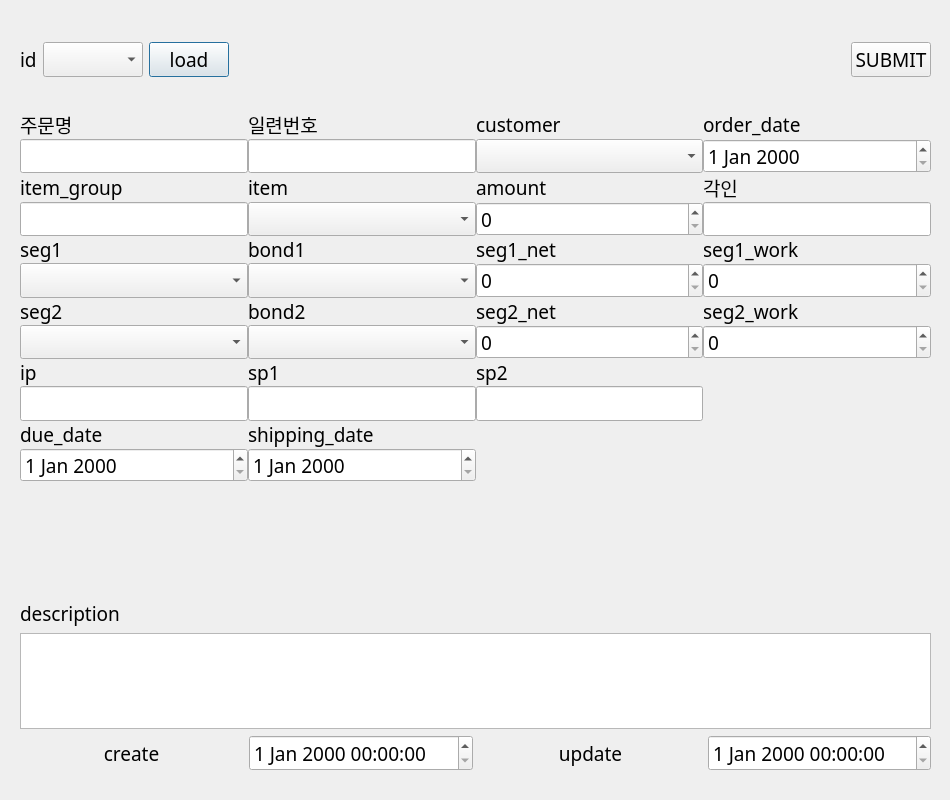
<?xml version="1.0" encoding="UTF-8"?>
<ui version="4.0">
 <class>Dialog</class>
 <widget class="QDialog" name="Dialog">
  <property name="enabled">
   <bool>true</bool>
  </property>
  <property name="geometry">
   <rect>
    <x>0</x>
    <y>0</y>
    <width>950</width>
    <height>800</height>
   </rect>
  </property>
  <property name="font">
   <font>
    <family>굴림</family>
    <pointsize>14</pointsize>
   </font>
  </property>
  <property name="windowTitle">
   <string>Dialog</string>
  </property>
  <widget class="QWidget" name="gridLayoutWidget">
   <property name="geometry">
    <rect>
     <x>20</x>
     <y>110</y>
     <width>911</width>
     <height>371</height>
    </rect>
   </property>
   <layout class="QGridLayout" name="gridLayout" columnstretch="1,1,1,1">
    <property name="spacing">
     <number>0</number>
    </property>
    <item row="0" column="3">
     <widget class="QLabel" name="label_30">
      <property name="text">
       <string>order_date</string>
      </property>
     </widget>
    </item>
    <item row="1" column="2">
     <widget class="QComboBox" name="customerComboBox">
      <property name="sizePolicy">
       <sizepolicy hsizetype="Preferred" vsizetype="Expanding">
        <horstretch>0</horstretch>
        <verstretch>0</verstretch>
       </sizepolicy>
      </property>
     </widget>
    </item>
    <item row="4" column="0">
     <widget class="QLineEdit" name="groupLineEdit">
      <property name="sizePolicy">
       <sizepolicy hsizetype="Expanding" vsizetype="Expanding">
        <horstretch>0</horstretch>
        <verstretch>0</verstretch>
       </sizepolicy>
      </property>
     </widget>
    </item>
    <item row="3" column="3">
     <widget class="QLabel" name="label_22">
      <property name="text">
       <string>각인</string>
      </property>
     </widget>
    </item>
    <item row="9" column="3">
     <widget class="QSpinBox" name="seg2_workSpinBox">
      <property name="sizePolicy">
       <sizepolicy hsizetype="Minimum" vsizetype="Expanding">
        <horstretch>0</horstretch>
        <verstretch>0</verstretch>
       </sizepolicy>
      </property>
      <property name="specialValueText">
       <string/>
      </property>
     </widget>
    </item>
    <item row="4" column="3">
     <widget class="QLineEdit" name="engraveLineEdit">
      <property name="sizePolicy">
       <sizepolicy hsizetype="Expanding" vsizetype="Expanding">
        <horstretch>0</horstretch>
        <verstretch>0</verstretch>
       </sizepolicy>
      </property>
     </widget>
    </item>
    <item row="9" column="0">
     <widget class="QComboBox" name="segment_2ComboBox">
      <property name="sizePolicy">
       <sizepolicy hsizetype="Preferred" vsizetype="Expanding">
        <horstretch>0</horstretch>
        <verstretch>0</verstretch>
       </sizepolicy>
      </property>
     </widget>
    </item>
    <item row="3" column="2">
     <widget class="QLabel" name="label_34">
      <property name="text">
       <string>amount</string>
      </property>
     </widget>
    </item>
    <item row="5" column="1">
     <widget class="QLabel" name="label_24">
      <property name="text">
       <string>bond1</string>
      </property>
     </widget>
    </item>
    <item row="0" column="1">
     <widget class="QLabel" name="label_27">
      <property name="text">
       <string>일련번호</string>
      </property>
     </widget>
    </item>
    <item row="2" column="0">
     <spacer name="verticalSpacer_2">
      <property name="orientation">
       <enum>Qt::Vertical</enum>
      </property>
      <property name="sizeHint" stdset="0">
       <size>
        <width>20</width>
        <height>40</height>
       </size>
      </property>
     </spacer>
    </item>
    <item row="3" column="0">
     <widget class="QLabel" name="label_20">
      <property name="text">
       <string>item_group</string>
      </property>
     </widget>
    </item>
    <item row="3" column="1">
     <widget class="QLabel" name="label_21">
      <property name="text">
       <string>item</string>
      </property>
     </widget>
    </item>
    <item row="7" column="0">
     <spacer name="verticalSpacer_4">
      <property name="orientation">
       <enum>Qt::Vertical</enum>
      </property>
      <property name="sizeHint" stdset="0">
       <size>
        <width>20</width>
        <height>40</height>
       </size>
      </property>
     </spacer>
    </item>
    <item row="6" column="1">
     <widget class="QComboBox" name="bond_1ComboBox">
      <property name="sizePolicy">
       <sizepolicy hsizetype="Preferred" vsizetype="Expanding">
        <horstretch>0</horstretch>
        <verstretch>0</verstretch>
       </sizepolicy>
      </property>
     </widget>
    </item>
    <item row="9" column="2">
     <widget class="QSpinBox" name="seg2_netSpinBox">
      <property name="sizePolicy">
       <sizepolicy hsizetype="Minimum" vsizetype="Expanding">
        <horstretch>0</horstretch>
        <verstretch>0</verstretch>
       </sizepolicy>
      </property>
      <property name="specialValueText">
       <string/>
      </property>
     </widget>
    </item>
    <item row="0" column="0">
     <widget class="QLabel" name="label_14">
      <property name="text">
       <string>주문명</string>
      </property>
     </widget>
    </item>
    <item row="5" column="0">
     <widget class="QLabel" name="label_23">
      <property name="text">
       <string>seg1</string>
      </property>
     </widget>
    </item>
    <item row="6" column="0">
     <widget class="QComboBox" name="segment_1ComboBox">
      <property name="sizePolicy">
       <sizepolicy hsizetype="Preferred" vsizetype="Expanding">
        <horstretch>0</horstretch>
        <verstretch>0</verstretch>
       </sizepolicy>
      </property>
     </widget>
    </item>
    <item row="6" column="2">
     <widget class="QSpinBox" name="seg1_netSpinBox">
      <property name="sizePolicy">
       <sizepolicy hsizetype="Minimum" vsizetype="Expanding">
        <horstretch>0</horstretch>
        <verstretch>0</verstretch>
       </sizepolicy>
      </property>
      <property name="specialValueText">
       <string/>
      </property>
     </widget>
    </item>
    <item row="8" column="3">
     <widget class="QLabel" name="label_38">
      <property name="text">
       <string>seg2_work</string>
      </property>
     </widget>
    </item>
    <item row="1" column="3">
     <widget class="QDateEdit" name="order_dateDateEdit">
      <property name="sizePolicy">
       <sizepolicy hsizetype="Minimum" vsizetype="Expanding">
        <horstretch>0</horstretch>
        <verstretch>0</verstretch>
       </sizepolicy>
      </property>
      <property name="specialValueText">
       <string/>
      </property>
     </widget>
    </item>
    <item row="0" column="2">
     <widget class="QLabel" name="label_18">
      <property name="text">
       <string>customer</string>
      </property>
     </widget>
    </item>
    <item row="5" column="2">
     <widget class="QLabel" name="label_25">
      <property name="text">
       <string>seg1_net</string>
      </property>
     </widget>
    </item>
    <item row="5" column="3">
     <widget class="QLabel" name="label_26">
      <property name="text">
       <string>seg1_work</string>
      </property>
     </widget>
    </item>
    <item row="8" column="1">
     <widget class="QLabel" name="label_36">
      <property name="text">
       <string>bond2</string>
      </property>
     </widget>
    </item>
    <item row="10" column="0">
     <spacer name="verticalSpacer_3">
      <property name="orientation">
       <enum>Qt::Vertical</enum>
      </property>
      <property name="sizeHint" stdset="0">
       <size>
        <width>20</width>
        <height>40</height>
       </size>
      </property>
     </spacer>
    </item>
    <item row="4" column="1">
     <widget class="QComboBox" name="itemComboBox">
      <property name="sizePolicy">
       <sizepolicy hsizetype="Preferred" vsizetype="Expanding">
        <horstretch>0</horstretch>
        <verstretch>0</verstretch>
       </sizepolicy>
      </property>
     </widget>
    </item>
    <item row="4" column="2">
     <widget class="QSpinBox" name="amountSpinBox">
      <property name="sizePolicy">
       <sizepolicy hsizetype="Minimum" vsizetype="Expanding">
        <horstretch>0</horstretch>
        <verstretch>0</verstretch>
       </sizepolicy>
      </property>
      <property name="specialValueText">
       <string/>
      </property>
     </widget>
    </item>
    <item row="1" column="1">
     <widget class="QLineEdit" name="codeLineEdit">
      <property name="sizePolicy">
       <sizepolicy hsizetype="Expanding" vsizetype="Expanding">
        <horstretch>0</horstretch>
        <verstretch>0</verstretch>
       </sizepolicy>
      </property>
     </widget>
    </item>
    <item row="9" column="1">
     <widget class="QComboBox" name="bond_2ComboBox">
      <property name="sizePolicy">
       <sizepolicy hsizetype="Preferred" vsizetype="Expanding">
        <horstretch>0</horstretch>
        <verstretch>0</verstretch>
       </sizepolicy>
      </property>
     </widget>
    </item>
    <item row="8" column="2">
     <widget class="QLabel" name="label_37">
      <property name="text">
       <string>seg2_net</string>
      </property>
     </widget>
    </item>
    <item row="6" column="3">
     <widget class="QSpinBox" name="seg1_workSpinBox">
      <property name="sizePolicy">
       <sizepolicy hsizetype="Minimum" vsizetype="Expanding">
        <horstretch>0</horstretch>
        <verstretch>0</verstretch>
       </sizepolicy>
      </property>
      <property name="specialValueText">
       <string/>
      </property>
     </widget>
    </item>
    <item row="8" column="0">
     <widget class="QLabel" name="label_35">
      <property name="text">
       <string>seg2</string>
      </property>
     </widget>
    </item>
    <item row="1" column="0">
     <widget class="QLineEdit" name="nameLineEdit">
      <property name="sizePolicy">
       <sizepolicy hsizetype="Expanding" vsizetype="Expanding">
        <horstretch>0</horstretch>
        <verstretch>0</verstretch>
       </sizepolicy>
      </property>
     </widget>
    </item>
    <item row="13" column="0">
     <spacer name="verticalSpacer">
      <property name="orientation">
       <enum>Qt::Vertical</enum>
      </property>
      <property name="sizeHint" stdset="0">
       <size>
        <width>20</width>
        <height>40</height>
       </size>
      </property>
     </spacer>
    </item>
    <item row="15" column="0">
     <widget class="QDateEdit" name="due_dateDateEdit">
      <property name="sizePolicy">
       <sizepolicy hsizetype="Minimum" vsizetype="Expanding">
        <horstretch>0</horstretch>
        <verstretch>0</verstretch>
       </sizepolicy>
      </property>
      <property name="specialValueText">
       <string/>
      </property>
     </widget>
    </item>
    <item row="14" column="0">
     <widget class="QLabel" name="label_31">
      <property name="text">
       <string>due_date</string>
      </property>
     </widget>
    </item>
    <item row="12" column="0">
     <widget class="QLineEdit" name="ipLineEdit">
      <property name="sizePolicy">
       <sizepolicy hsizetype="Expanding" vsizetype="Expanding">
        <horstretch>0</horstretch>
        <verstretch>0</verstretch>
       </sizepolicy>
      </property>
     </widget>
    </item>
    <item row="11" column="0">
     <widget class="QLabel" name="label_28">
      <property name="text">
       <string>ip</string>
      </property>
     </widget>
    </item>
    <item row="15" column="1">
     <widget class="QDateEdit" name="shipping_dateDateEdit">
      <property name="sizePolicy">
       <sizepolicy hsizetype="Minimum" vsizetype="Expanding">
        <horstretch>0</horstretch>
        <verstretch>0</verstretch>
       </sizepolicy>
      </property>
      <property name="specialValueText">
       <string/>
      </property>
     </widget>
    </item>
    <item row="14" column="1">
     <widget class="QLabel" name="label_32">
      <property name="text">
       <string>shipping_date</string>
      </property>
     </widget>
    </item>
    <item row="12" column="1">
     <widget class="QLineEdit" name="sp_1LineEdit">
      <property name="sizePolicy">
       <sizepolicy hsizetype="Expanding" vsizetype="Expanding">
        <horstretch>0</horstretch>
        <verstretch>0</verstretch>
       </sizepolicy>
      </property>
     </widget>
    </item>
    <item row="11" column="1">
     <widget class="QLabel" name="label_29">
      <property name="text">
       <string>sp1</string>
      </property>
     </widget>
    </item>
    <item row="12" column="2">
     <widget class="QLineEdit" name="sp_2LineEdit">
      <property name="sizePolicy">
       <sizepolicy hsizetype="Expanding" vsizetype="Expanding">
        <horstretch>0</horstretch>
        <verstretch>0</verstretch>
       </sizepolicy>
      </property>
     </widget>
    </item>
    <item row="11" column="2">
     <widget class="QLabel" name="label_33">
      <property name="text">
       <string>sp2</string>
      </property>
     </widget>
    </item>
   </layout>
  </widget>
  <widget class="QWidget" name="gridLayoutWidget_3">
   <property name="geometry">
    <rect>
     <x>20</x>
     <y>20</y>
     <width>911</width>
     <height>80</height>
    </rect>
   </property>
   <layout class="QGridLayout" name="gridLayout_4">
    <item row="0" column="2">
     <widget class="QPushButton" name="loadBtn">
      <property name="text">
       <string>load</string>
      </property>
     </widget>
    </item>
    <item row="0" column="1">
     <widget class="QComboBox" name="idComboBox"/>
    </item>
    <item row="0" column="4">
     <spacer name="horizontalSpacer">
      <property name="orientation">
       <enum>Qt::Horizontal</enum>
      </property>
      <property name="sizeHint" stdset="0">
       <size>
        <width>40</width>
        <height>20</height>
       </size>
      </property>
     </spacer>
    </item>
    <item row="0" column="0">
     <widget class="QLabel" name="label_12">
      <property name="text">
       <string>id</string>
      </property>
     </widget>
    </item>
    <item row="0" column="5">
     <widget class="QPushButton" name="submitBtn">
      <property name="text">
       <string>SUBMIT</string>
      </property>
     </widget>
    </item>
   </layout>
  </widget>
  <widget class="QWidget" name="gridLayoutWidget_2">
   <property name="geometry">
    <rect>
     <x>20</x>
     <y>600</y>
     <width>911</width>
     <height>171</height>
    </rect>
   </property>
   <layout class="QGridLayout" name="gridLayout_2">
    <item row="1" column="0" colspan="4">
     <widget class="QPlainTextEdit" name="descriptionPlainTextEdit">
      <property name="plainText">
       <string/>
      </property>
     </widget>
    </item>
    <item row="2" column="2">
     <widget class="QLabel" name="label_17">
      <property name="text">
       <string>update</string>
      </property>
      <property name="alignment">
       <set>Qt::AlignCenter</set>
      </property>
     </widget>
    </item>
    <item row="2" column="0">
     <widget class="QLabel" name="label_16">
      <property name="text">
       <string>create</string>
      </property>
      <property name="alignment">
       <set>Qt::AlignCenter</set>
      </property>
     </widget>
    </item>
    <item row="2" column="3">
     <widget class="QDateTimeEdit" name="update_dateDateTimeEdit">
      <property name="specialValueText">
       <string/>
      </property>
     </widget>
    </item>
    <item row="2" column="1">
     <widget class="QDateTimeEdit" name="reg_dateDateTimeEdit">
      <property name="specialValueText">
       <string/>
      </property>
     </widget>
    </item>
    <item row="0" column="0" colspan="4">
     <widget class="QLabel" name="label_15">
      <property name="text">
       <string>description</string>
      </property>
     </widget>
    </item>
   </layout>
  </widget>
 </widget>
 <resources/>
 <connections/>
</ui>
